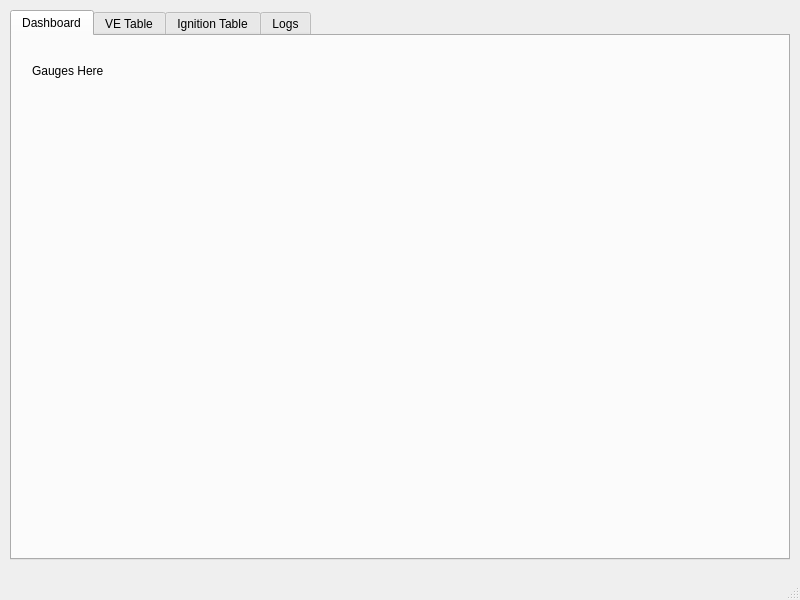
<?xml version="1.0" encoding="UTF-8"?>
<ui version="4.0">
 <class>MainWindow</class>
 <widget class="QMainWindow" name="MainWindow">
  <property name="geometry">
   <rect>
    <x>0</x>
    <y>0</y>
    <width>800</width>
    <height>600</height>
   </rect>
  </property>
  <widget class="QWidget" name="centralwidget">
   <widget class="QTabWidget" name="tabWidget">
    <property name="geometry">
     <rect>
      <x>10</x>
      <y>10</y>
      <width>780</width>
      <height>550</height>
     </rect>
    </property>
    <property name="currentIndex">
     <number>0</number>
    </property>
    <widget class="QWidget" name="tab_dashboard">
     <attribute name="title">
      <string>Dashboard</string>
     </attribute>
     <widget class="QLabel" name="label_dashboard">
      <property name="geometry">
       <rect>
        <x>20</x>
        <y>20</y>
        <width>200</width>
        <height>30</height>
       </rect>
      </property>
      <property name="text">
       <string>Gauges Here</string>
      </property>
     </widget>
    </widget>
    <widget class="QWidget" name="tab_ve_table">
     <attribute name="title">
      <string>VE Table</string>
     </attribute>
     <widget class="QTableWidget" name="tableWidget_ve">
      <property name="geometry">
       <rect>
        <x>10</x>
        <y>10</y>
        <width>750</width>
        <height>500</height>
       </rect>
      </property>
     </widget>
    </widget>
    <widget class="QWidget" name="tab_ignition_table">
     <attribute name="title">
      <string>Ignition Table</string>
     </attribute>
     <widget class="QTableWidget" name="tableWidget_ignition">
      <property name="geometry">
       <rect>
        <x>10</x>
        <y>10</y>
        <width>750</width>
        <height>500</height>
       </rect>
      </property>
     </widget>
    </widget>
    <widget class="QWidget" name="tab_logs">
     <attribute name="title">
      <string>Logs</string>
     </attribute>
     <widget class="QTextEdit" name="textEdit_logs">
      <property name="geometry">
       <rect>
        <x>10</x>
        <y>10</y>
        <width>750</width>
        <height>500</height>
       </rect>
      </property>
     </widget>
    </widget>
   </widget>
  </widget>
  <widget class="QStatusBar" name="statusbar"/>
  <widget class="QMenuBar" name="menubar">
   <property name="geometry">
    <rect>
     <x>0</x>
     <y>0</y>
     <width>800</width>
     <height>17</height>
    </rect>
   </property>
  </widget>
 </widget>
 <resources/>
 <connections/>
</ui>
